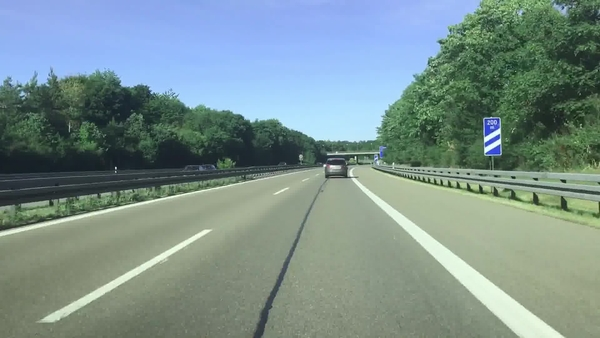
#> input picture 8/lane_detection/include/original_lane_detection_5.jpg, 600 x 338 px, found by its file name
$ python lane.py   (older library calls are emulated)
#> lines starting #> are read from the running program, lines starting #| are printed output that depends on the picture; after the words box and inside, x2 and y2 are one past the last pixel; in counts of white or black regions, pixels touching at a corner belong together
#> in main, original_frame is the input picture: shape (338, 600, 3); mean B, G, R 141.2, 144.2, 122.8
### 8/lane_detection/src/edge_detection.py
import cv2
import numpy as np


def binary_array(array, thresh, value=0):

  if value == 0:
    binary = np.ones_like(array)
  else:
    binary = np.zeros_like(array)

  binary[(array >= thresh[0]) & (array <= thresh[1])] = value

  return binary


def blur_gaussian(image, ksize=3):

  return cv2.GaussianBlur(image, (ksize, ksize), 0)


def mag_thresh(image, sobel_kernel=3, thresh=(0, 255)):

  sobelx = np.absolute(sobel(image, orient='x', sobel_kernel=sobel_kernel))
  sobely = np.absolute(sobel(image, orient='y', sobel_kernel=sobel_kernel))
  mag = np.sqrt(sobelx ** 2 + sobely ** 2)

  return binary_array(mag, thresh)


def sobel(image, orient='x', sobel_kernel=3):

  if orient == 'x':
    sobel = cv2.Sobel(image, cv2.CV_64F, 1, 0, sobel_kernel)
  if orient == 'y':
    sobel = cv2.Sobel(image, cv2.CV_64F, 0, 1, sobel_kernel)

  return sobel


def threshold(image, thresh=(128,255), thresh_type=cv2.THRESH_BINARY):

  return cv2.threshold(image, thresh[0], thresh[1], thresh_type)

### 8/lane_detection/src/lane.py
import cv2
import numpy as np
import edge_detection as edge
import matplotlib.pyplot as plt


filename = 'original_lane_detection_5.jpg'


class Lane:

  def __init__(self, orig_frame):
    self.orig_frame = orig_frame

    # This will hold an image with the lane lines
    self.lane_line_markings = None

    # This will hold the image after perspective transformation
    self.warped_frame = None
    self.transformation_matrix = None
    self.inv_transformation_matrix = None

    # (Width, Height) of the original video frame (or image)
    self.orig_image_size = self.orig_frame.shape[::-1][1:]

    width = self.orig_image_size[0]
    height = self.orig_image_size[1]
    self.width = width
    self.height = height

    # Four corners of the trapezoid-shaped region of interest
    # You need to find these corners manually.
    self.roi_points = np.float32([
      (274,184), # Top-left corner
      (0, 337), # Bottom-left corner
      (575,337), # Bottom-right corner
      (371,184) # Top-right corner
    ])

    # The desired corner locations  of the region of interest
    # after we perform perspective transformation.
    # Assume image width of 600, padding == 150.
    self.padding = int(0.25 * width) # padding from side of the image in pixels
    self.desired_roi_points = np.float32([
      [self.padding, 0], # Top-left corner
      [self.padding, self.orig_image_size[1]], # Bottom-left corner
      [self.orig_image_size[0]-self.padding, self.orig_image_size[1]], # Bottom-right corner
      [self.orig_image_size[0]-self.padding, 0] # Top-right corner
    ])

    # Histogram that shows the white pixel peaks for lane line detection
    self.histogram = None

    # Sliding window parameters
    self.no_of_windows = 10
    self.margin = int((1/12) * width)  # Window width is +/- margin
    self.minpix = int((1/24) * width)  # Min no. of pixels to recenter window

    # Best fit polynomial lines for left line and right line of the lane
    self.left_fit = None
    self.right_fit = None
    self.left_lane_inds = None
    self.right_lane_inds = None
    self.ploty = None
    self.left_fitx = None
    self.right_fitx = None
    self.leftx = None
    self.rightx = None
    self.lefty = None
    self.righty = None

    # Pixel parameters for x and y dimensions
    self.YM_PER_PIX = 10.0 / 1000 # meters per pixel in y dimension
    self.XM_PER_PIX = 3.7 / 781 # meters per pixel in x dimension

    # Radii of curvature and offset
    self.left_curvem = None
    self.right_curvem = None
    self.center_offset = None


  def calculate_car_position(self, print_to_terminal=False):
    """
    Calculate the position of the car relative to the center

    :param: print_to_terminal Display data to console if True
    :return: Offset from the center of the lane
    """
    # Assume the camera is centered in the image.
    # Get position of car in centimeters
    car_location = self.orig_frame.shape[1] / 2

    # Fine the x coordinate of the lane line bottom
    height = self.orig_frame.shape[0]
    bottom_left = self.left_fit[0]*height**2 + self.left_fit[1]*height + self.left_fit[2]
    bottom_right = self.right_fit[0]*height**2 + self.right_fit[1]*height + self.right_fit[2]

    center_lane = (bottom_right - bottom_left)/2 + bottom_left
    center_offset = (np.abs(car_location) - np.abs(center_lane)) * self.XM_PER_PIX * 100
    # self.XM_PER_PIX * 100 -> piksel cinsinden olan değeri santimetreye çevirmek için kullanılıyor

    if print_to_terminal == True:
      print(str(center_offset) + 'cm')

    self.center_offset = center_offset

    return center_offset


  def calculate_curvature(self, print_to_terminal=False):
    """
    Calculate the road curvature in meters.

    :param: print_to_terminal Display data to console if True
    :return: Radii of curvature
    """
    # Set the y-value where we want to calculate the road curvature.
    # Select the maximum y-value, which is the bottom of the frame.
    y_eval = np.max(self.ploty)

    # Fit polynomial curves to the real world environment
    left_fit_cr = np.polyfit(self.lefty * self.YM_PER_PIX, self.leftx * (
      self.XM_PER_PIX), 2)
    right_fit_cr = np.polyfit(self.righty * self.YM_PER_PIX, self.rightx * (
      self.XM_PER_PIX), 2)

    # Calculate the radii of curvature
    left_curvem = ((1 + (2*left_fit_cr[0]*y_eval*self.YM_PER_PIX + left_fit_cr[
                    1])**2)**1.5) / np.absolute(2*left_fit_cr[0])
    right_curvem = ((1 + (2*right_fit_cr[
                    0]*y_eval*self.YM_PER_PIX + right_fit_cr[
                    1])**2)**1.5) / np.absolute(2*right_fit_cr[0])

    # Display on terminal window
    if print_to_terminal == True:
      print(left_curvem, 'm', right_curvem, 'm')

    self.left_curvem = left_curvem
    self.right_curvem = right_curvem

    return left_curvem, right_curvem


  def calculate_histogram(self,frame=None,plot=True):
    """
    Calculate the image histogram to find peaks in white pixel count

    :param frame: The warped image
    :param plot: Create a plot if True
    """
    if frame is None:
      frame = self.warped_frame

    # Generate the histogram
    self.histogram = np.sum(frame[int(
              frame.shape[0]/2):,:], axis=0)

    if plot == True:

      # Draw both the image and the histogram
      figure, (ax1, ax2) = plt.subplots(2,1) # 2 row, 1 columns
      figure.set_size_inches(10, 5)
      ax1.imshow(frame, cmap='gray')
      ax1.set_title("Warped Binary Frame")
      ax2.plot(self.histogram)
      ax2.set_title("Histogram Peaks")
      plt.show()

    return self.histogram


  def display_curvature_offset(self, frame=None, plot=False):
    """
    Display curvature and offset statistics on the image

    :param: plot Display the plot if True
    :return: Image with lane lines and curvature
    """
    image_copy = None
    if frame is None:
      image_copy = self.orig_frame.copy()
    else:
      image_copy = frame

    cv2.putText(image_copy,'Curve Radius: '+str((
      self.left_curvem+self.right_curvem)/2)[:7]+' m', (int((
      5/600)*self.width), int((
      20/338)*self.height)), cv2.FONT_HERSHEY_SIMPLEX, (float((
      0.5/600)*self.width)),(
      255,255,255),2,cv2.LINE_AA)
    cv2.putText(image_copy,'Center Offset: '+str(
      self.center_offset)[:7]+' cm', (int((
      5/600)*self.width), int((
      40/338)*self.height)), cv2.FONT_HERSHEY_SIMPLEX, (float((
      0.5/600)*self.width)),(
      255,255,255),2,cv2.LINE_AA)

    if plot==True:
      cv2.imshow("Image with Curvature and Offset", image_copy)

    return image_copy


  def get_lane_line_previous_window(self, left_fit, right_fit, plot=False):
    """
    Use the lane line from the previous sliding window to get the parameters
    for the polynomial line for filling in the lane line
    :param: left_fit Polynomial function of the left lane line
    :param: right_fit Polynomial function of the right lane line
    :param: plot To display an image or not
    """
    # margin is a sliding window parameter
    margin = self.margin

    # Find the x and y coordinates of all the nonzero
    # (i.e. white) pixels in the frame.
    nonzero = self.warped_frame.nonzero()
    nonzeroy = np.array(nonzero[0])
    nonzerox = np.array(nonzero[1])

    # Store left and right lane pixel indices
    left_lane_inds = ((nonzerox > (left_fit[0]*(
      nonzeroy**2) + left_fit[1]*nonzeroy + left_fit[2] - margin)) & (
      nonzerox < (left_fit[0]*(
      nonzeroy**2) + left_fit[1]*nonzeroy + left_fit[2] + margin)))
    right_lane_inds = ((nonzerox > (right_fit[0]*(
      nonzeroy**2) + right_fit[1]*nonzeroy + right_fit[2] - margin)) & (
      nonzerox < (right_fit[0]*(
      nonzeroy**2) + right_fit[1]*nonzeroy + right_fit[2] + margin)))
    self.left_lane_inds = left_lane_inds
    self.right_lane_inds = right_lane_inds

    # Get the left and right lane line pixel locations
    leftx = nonzerox[left_lane_inds]
    lefty = nonzeroy[left_lane_inds]
    rightx = nonzerox[right_lane_inds]
    righty = nonzeroy[right_lane_inds]

    self.leftx = leftx
    self.rightx = rightx
    self.lefty = lefty
    self.righty = righty

    # Fit a second order polynomial curve to each lane line
    left_fit = np.polyfit(lefty, leftx, 2)
    right_fit = np.polyfit(righty, rightx, 2)
    self.left_fit = left_fit
    self.right_fit = right_fit

    # Create the x and y values to plot on the image
    ploty = np.linspace(
      0, self.warped_frame.shape[0]-1, self.warped_frame.shape[0])
    left_fitx = left_fit[0]*ploty**2 + left_fit[1]*ploty + left_fit[2]
    right_fitx = right_fit[0]*ploty**2 + right_fit[1]*ploty + right_fit[2]
    self.ploty = ploty
    self.left_fitx = left_fitx
    self.right_fitx = right_fitx

    if plot==True:

      # Generate images to draw on
      out_img = np.dstack((self.warped_frame, self.warped_frame, (
                           self.warped_frame)))*255
      window_img = np.zeros_like(out_img)

      # Add color to the left and right line pixels
      out_img[nonzeroy[left_lane_inds], nonzerox[left_lane_inds]] = [255, 0, 0]
      out_img[nonzeroy[right_lane_inds], nonzerox[right_lane_inds]] = [
                                                                     0, 0, 255]
      # Create a polygon to show the search window area, and recast
      # the x and y points into a usable format for cv2.fillPoly()
      margin = self.margin
      left_line_window1 = np.array([np.transpose(np.vstack([
                                    left_fitx-margin, ploty]))])
      left_line_window2 = np.array([np.flipud(np.transpose(np.vstack([
                                    left_fitx+margin, ploty])))])
      left_line_pts = np.hstack((left_line_window1, left_line_window2))
      right_line_window1 = np.array([np.transpose(np.vstack([
                                     right_fitx-margin, ploty]))])
      right_line_window2 = np.array([np.flipud(np.transpose(np.vstack([
                                     right_fitx+margin, ploty])))])
      right_line_pts = np.hstack((right_line_window1, right_line_window2))

      # Draw the lane onto the warped blank image
      cv2.fillPoly(window_img, np.int_([left_line_pts]), (0,255, 0))
      cv2.fillPoly(window_img, np.int_([right_line_pts]), (0,255, 0))
      result = cv2.addWeighted(out_img, 1, window_img, 0.3, 0)

      # Plot the figures
      figure, (ax1, ax2, ax3) = plt.subplots(3,1) # 3 rows, 1 column
      figure.set_size_inches(10, 10)
      figure.tight_layout(pad=3.0)
      ax1.imshow(cv2.cvtColor(self.orig_frame, cv2.COLOR_BGR2RGB))
      ax2.imshow(self.warped_frame, cmap='gray')
      ax3.imshow(result)
      ax3.plot(left_fitx, ploty, color='yellow')
      ax3.plot(right_fitx, ploty, color='yellow')
      ax1.set_title("Original Frame")
      ax2.set_title("Warped Frame")
      ax3.set_title("Warped Frame With Search Window")
      plt.show()


  def get_lane_line_indices_sliding_windows(self, plot=False):
    """
    Get the indices of the lane line pixels using the
    sliding windows technique.

    :param: plot Show plot or not
    :return: Best fit lines for the left and right lines of the current lane
    """
    # Sliding window width is +/- margin
    margin = self.margin

    frame_sliding_window = self.warped_frame.copy()

    # Set the height of the sliding windows
    window_height = np.int(self.warped_frame.shape[0]/self.no_of_windows)

    # Find the x and y coordinates of all the nonzero
    # (i.e. white) pixels in the frame.
    nonzero = self.warped_frame.nonzero()
    nonzeroy = np.array(nonzero[0])
    nonzerox = np.array(nonzero[1])

    # Store the pixel indices for the left and right lane lines
    left_lane_inds = []
    right_lane_inds = []

    # Current positions for pixel indices for each window,
    # which we will continue to update
    leftx_base, rightx_base = self.histogram_peak()
    leftx_current = leftx_base
    rightx_current = rightx_base

    # Go through one window at a time
    no_of_windows = self.no_of_windows

    for window in range(no_of_windows):

      # Identify window boundaries(pencere sınırları) in x and y (and right and left)
      win_y_low = self.warped_frame.shape[0] - (window + 1) * window_height
      win_y_high = self.warped_frame.shape[0] - window * window_height
      win_xleft_low = leftx_current - margin
      win_xleft_high = leftx_current + margin
      win_xright_low = rightx_current - margin
      win_xright_high = rightx_current + margin
      cv2.rectangle(
        frame_sliding_window,
        (win_xleft_low,win_y_low),
        (win_xleft_high,win_y_high),
        (255,255,255),
        2)
      cv2.rectangle(
        frame_sliding_window,
        (win_xright_low,win_y_low),
        (win_xright_high,win_y_high),
        (255,255,255),
        2)

      # Identify the nonzero pixels in x and y within the window
      good_left_inds = (
        (nonzeroy >= win_y_low) &
        (nonzeroy < win_y_high) &
        (nonzerox >= win_xleft_low) &
        (nonzerox < win_xleft_high)).nonzero()[0]
      good_right_inds = (
        (nonzeroy >= win_y_low) &
        (nonzeroy < win_y_high) &
        (nonzerox >= win_xright_low) &
        (nonzerox < win_xright_high)).nonzero()[0]

      # Append these indices to the lists
      left_lane_inds.append(good_left_inds)
      right_lane_inds.append(good_right_inds)

      # If you found > minpix pixels, recenter next window on mean position
      minpix = self.minpix
      if len(good_left_inds) > minpix:
        leftx_current = np.int(np.mean(nonzerox[good_left_inds]))
      if len(good_right_inds) > minpix:
        rightx_current = np.int(np.mean(nonzerox[good_right_inds]))

    # Concatenate the arrays of indices
    left_lane_inds = np.concatenate(left_lane_inds)
    right_lane_inds = np.concatenate(right_lane_inds)

    # Extract the pixel coordinates for the left and right lane lines
    leftx = nonzerox[left_lane_inds]
    lefty = nonzeroy[left_lane_inds]
    rightx = nonzerox[right_lane_inds]
    righty = nonzeroy[right_lane_inds]

    # Fit a second order polynomial curve to the pixel coordinates for
    # the left and right lane lines
    left_fit = np.polyfit(lefty, leftx, 2)
    right_fit = np.polyfit(righty, rightx, 2)

    self.left_fit = left_fit
    self.right_fit = right_fit

    if plot==True:

      # Create the x and y values to plot on the image
      ploty = np.linspace(
        0, frame_sliding_window.shape[0]-1, frame_sliding_window.shape[0])
      left_fitx = left_fit[0]*ploty**2 + left_fit[1]*ploty + left_fit[2]
      right_fitx = right_fit[0]*ploty**2 + right_fit[1]*ploty + right_fit[2]

      # Generate an image to visualize the result
      out_img = np.dstack((
        frame_sliding_window, frame_sliding_window, (
        frame_sliding_window))) * 255

      # Add color to the left line pixels and right line pixels
      out_img[nonzeroy[left_lane_inds], nonzerox[left_lane_inds]] = [255, 0, 0]
      out_img[nonzeroy[right_lane_inds], nonzerox[right_lane_inds]] = [
        0, 0, 255]

      # Plot the figure with the sliding windows
      figure, (ax1, ax2, ax3) = plt.subplots(3,1) # 3 rows, 1 column
      figure.set_size_inches(10, 10)
      figure.tight_layout(pad=3.0)
      ax1.imshow(cv2.cvtColor(self.orig_frame, cv2.COLOR_BGR2RGB))
      ax2.imshow(frame_sliding_window, cmap='gray')
      ax3.imshow(out_img)
      ax3.plot(left_fitx, ploty, color='yellow')
      ax3.plot(right_fitx, ploty, color='yellow')
      ax1.set_title("Original Frame")
      ax2.set_title("Warped Frame with Sliding Windows")
      ax3.set_title("Detected Lane Lines with Sliding Windows")
      plt.show()

    return self.left_fit, self.right_fit


  def get_line_markings(self, frame=None):
    """
    Isolates lane lines.

      :param frame: The camera frame that contains the lanes we want to detect
    :return: Binary (i.e. black and white) image containing the lane lines.
    """
    if frame is None:
      frame = self.orig_frame

    # Convert the video frame from BGR (blue, green, red)
    # color space to HLS (hue, saturation, lightness).
    hls = cv2.cvtColor(frame, cv2.COLOR_BGR2HLS)
#> hls: shape (338, 600, 3); mean of channels 0, 1, 2 68.7, 137.6, 81.8
    # şerit belirleme için hls renk uzayı bgr renk uzayından daha iyi

    ################### Isolate possible lane line edges ######################

    # Perform Sobel edge detection on the L (lightness) channel of
    # the image to detect sharp discontinuities in the pixel intensities
    # along the x and y axis of the video frame.
    # sxbinary is a matrix full of 0s (black) and 255 (white) intensity values
    # Relatively light pixels get made white. Dark pixels get made black.
    _, sxbinary = edge.threshold(hls[:, :, 1], thresh=(120, 255))
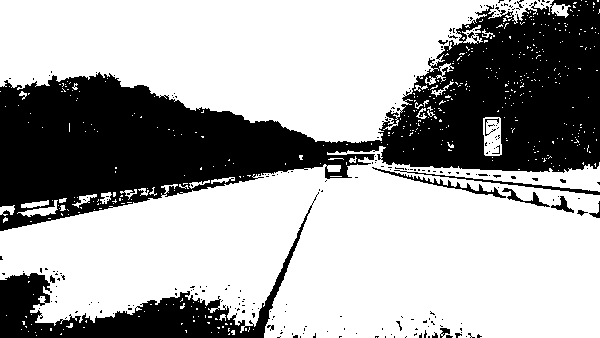
#> sxbinary: shape (338, 600); 65.7% white; 244 black regions (227 under 20 px), largest, box (x1, y1, x2, y2) and area: (0, 0, 600, 231) 58218, (0, 192, 319, 338) 8935, (394, 170, 600, 195) 471
    sxbinary = edge.blur_gaussian(sxbinary, ksize=3) # Reduce noise

    # 1s will be in the cells with the highest Sobel derivative values
    # (i.e. strongest lane line edges)
    sxbinary = edge.mag_thresh(sxbinary, sobel_kernel=3, thresh=(110, 255))
#> in mag_thresh, `sobelx = np.absolute(sobel(image, orient='x', sobel_kernel=sobel_kerne..`:
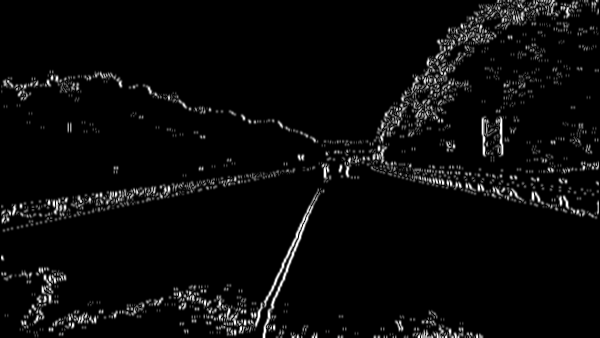
#> sobelx: shape (338, 600) float64; min 0, max 764, mean 30.4; drawn with min black and max white
#> call 2 of sobel, with orient = 'y', sobel_kernel = 3
#> in sobel (call 2), `sobel = cv2.Sobel(image, cv2.CV_64F, 0, 1, sobel_kernel)`:
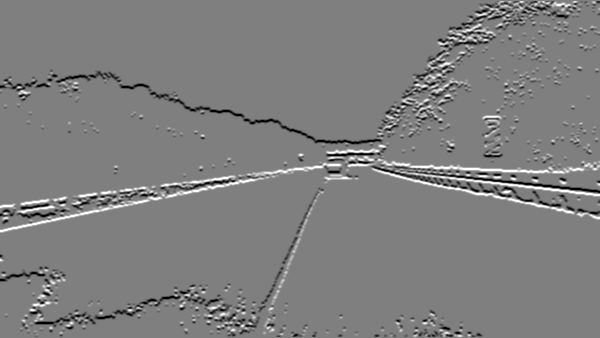
#> sobel: shape (338, 600) float64; min -764, max 764, mean -2.6; drawn with min black and max white
#> in mag_thresh, `mag = np.sqrt(sobelx ** 2 + sobely ** 2)`:
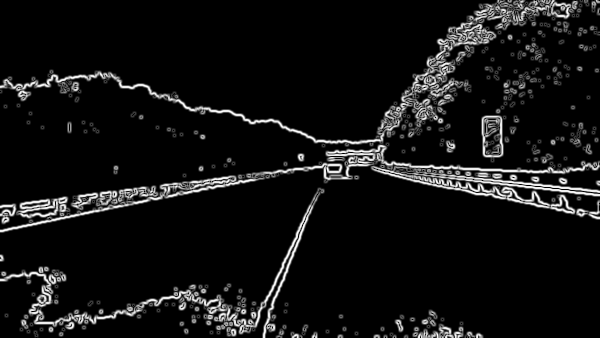
#> mag: shape (338, 600) float64; min 0, max 815.8, mean 60; drawn with min black and max white
#> in mag_thresh, `return binary_array(mag, thresh)`:
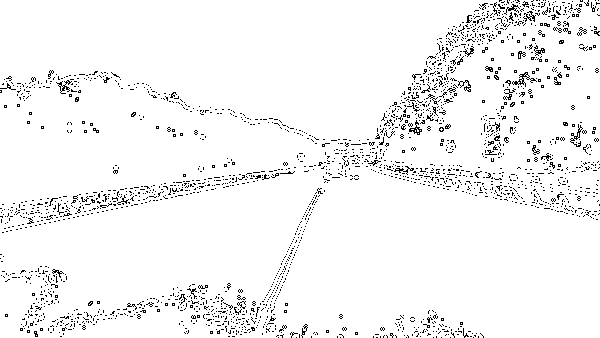
#> returned value: shape (338, 600) float64; values 0 (black) and 1 (white), 95.7% white; black in thin lines or dots

    ######################## Isolate possible lane lines ######################

    # Perform binary thresholding on the S (saturation) channel
    # of the video frame. A high saturation value means the hue color is pure.
    # We expect lane lines to be nice, pure colors (i.e. solid white, yellow)
    # and have high saturation channel values.
    # s_binary is matrix full of 0s (black) and 255 (white) intensity values
    # White in the regions with the purest hue colors (e.g. >80...play with
    # this value for best results).
    s_channel = hls[:, :, 2] # use only the saturation channel data
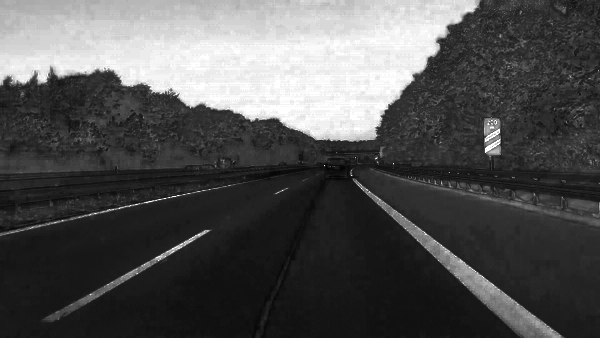
#> s_channel: shape (338, 600); min 0, max 255, mean 81.8
    _, s_binary = edge.threshold(s_channel, (80, 255))
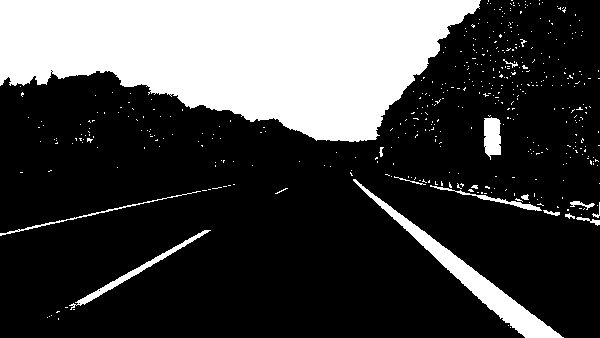
#> s_binary: shape (338, 600); 26.1% white; 459 white regions (442 under 20 px), largest, box (x1, y1, x2, y2) and area: (0, 0, 481, 142) 45741, (353, 179, 564, 338) 3646, (69, 230, 211, 310) 810

    # Perform binary thresholding on the R (red) channel of the
        # original BGR video frame.
    # r_thresh is a matrix full of 0s (black) and 255 (white) intensity values
    # White in the regions with the richest red channel values (e.g. >120).
    # Remember, pure white is bgr(255, 255, 255).
    # Pure yellow is bgr(0, 255, 255). Both have high red channel values.
    _, r_thresh = edge.threshold(frame[:, :, 2], thresh=(120, 255))
#> r_thresh: shape (338, 600); 64% white; 187 black regions (172 under 20 px), largest, box (x1, y1, x2, y2) and area: (0, 0, 600, 231) 61560, (0, 186, 322, 338) 8776, (372, 167, 574, 213) 863
#> (the rest of the program and of its run is left out)
